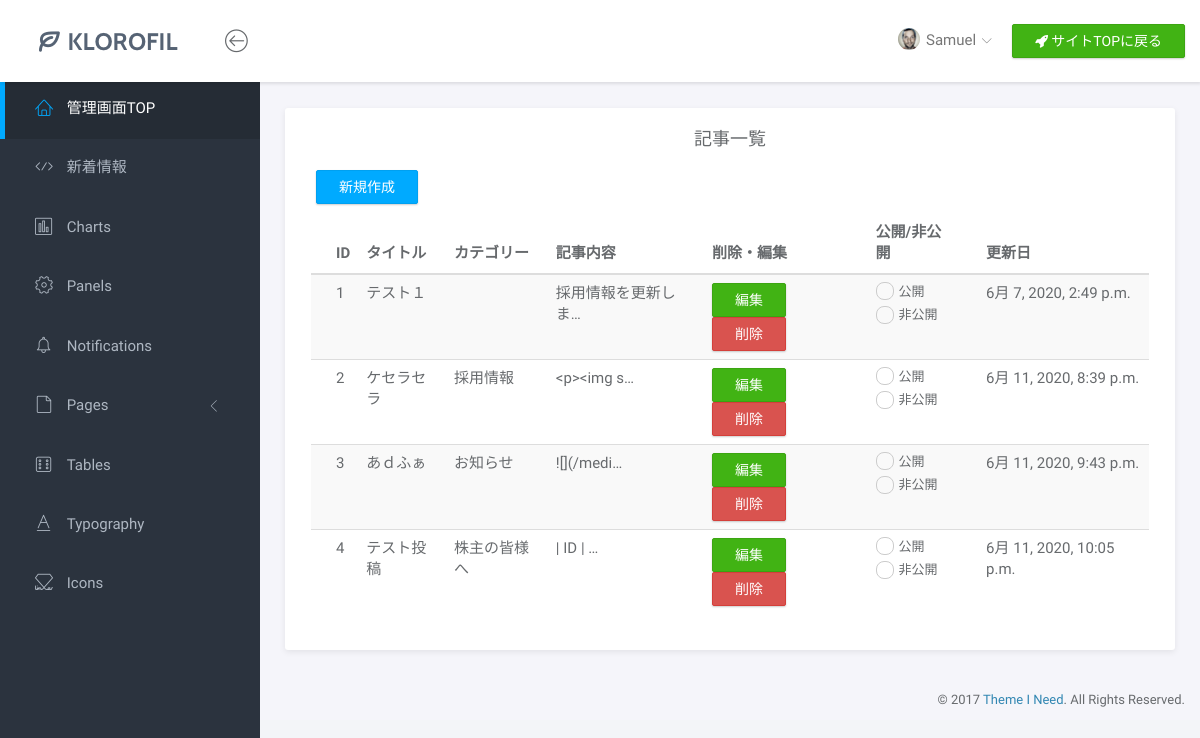
Page /system/news (signed in) on the earlier database version.
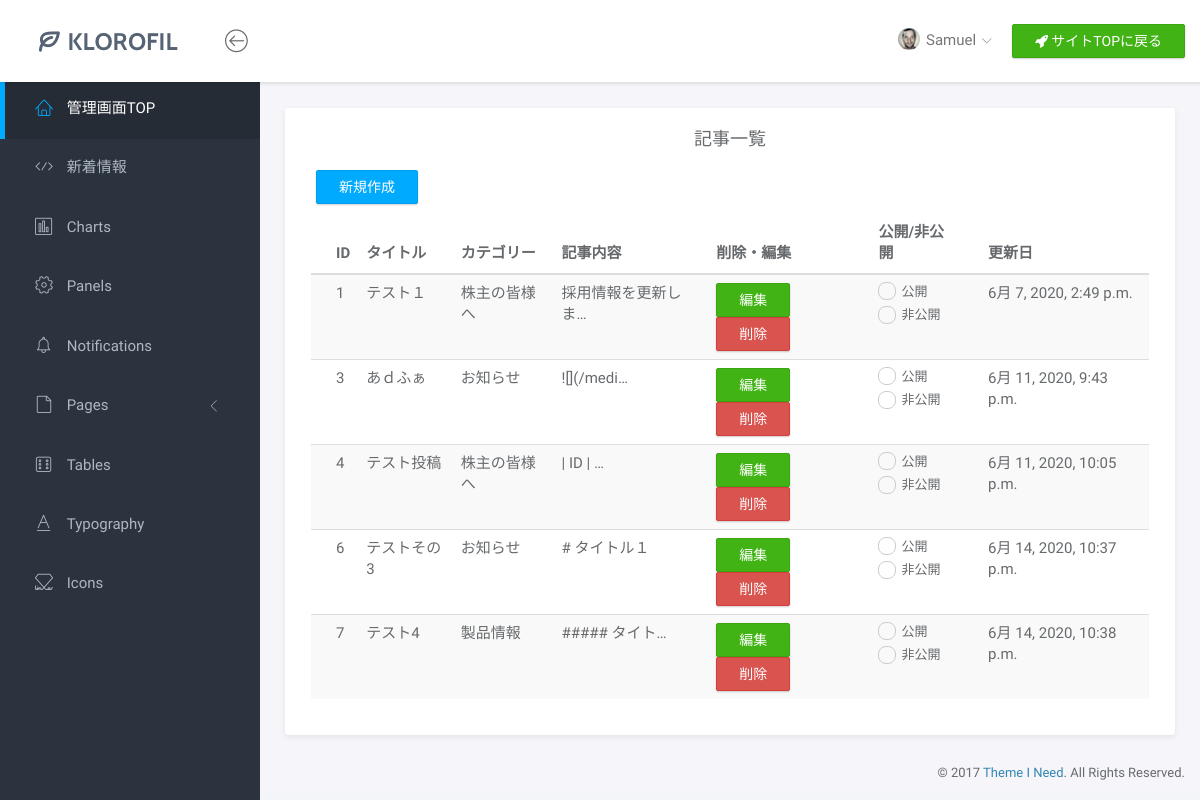
Same page on the later database version.
### site2/models.py (models this page shows, shortened)
class News(models.Model):
    title = models.CharField(max_length=100, verbose_name='タイトル')
    category = models.ManyToManyField(Category, verbose_name='カテゴリー')
    content = MDTextField(max_length=500, verbose_name='記事内容')
    data = models.DateTimeField(auto_now_add=True, verbose_name='投稿日')

class Category(models.Model):
    name = models.CharField(max_length=100,)
    def __str__(self):
        return self.name

### system/views.py (the view)
# urls.py: path('system/news', views.news, name='news'),
@login_required
def news(request):
    news = News.objects.all()
    return render(request, 'system/news.html', {'news': news,})

### system/templates/system/news.html (shortened to what this page needs)
{% extends 'base_system.html' %}
{% load static %}
		{% block body %}
		<div class="main">
			<div class="main-content">
				<div class="container-fluid">
								<div class="panel">
									<div class="panel-heading" align="center">
										<h3 class="panel-title">記事一覧</h3>
									</div>
									<button style="margin-left:30px" type="button" onclick="location.href='{% url 'system:news_add' %}'" class="btn btn-primary">新規作成</button>
									<div class="panel-body">
										<table class="table table-striped">
											<thead>
												<tr>
													<th>ID</th>
													<th>タイトル</th>
													<th>カテゴリー</th>
													<th>記事内容</th>
													<th>削除・編集</th>
													<th>公開/非公開</th>
													<th>更新日</th>
												</tr>
											</thead>
											<tbody>
												{% for news in news %}
												<tr>
													<td>{{ news.id }}</td>
													<td>{{ news.title }}</td>
													<td>{% for ctg in news.category.all %}{{ ctg }}{% endfor %}</td>
													<td>{{ news.content|truncatechars:10 }}</td>
													<td>
														<button type="button" onclick="location.href='{% url 'system:news_edit' news.id %}'" class="btn btn-success">編集</button>
														<button type="button" onclick="location.href='{% url 'system:news_delete' news.id %}'" class="btn btn-danger">削除</button>
													</td>
													<td>
														<label class="fancy-radio">
															<span><i></i>公開</span>
														</label>
														<label class="fancy-radio">
															<span><i></i>非公開</span>
														</label>
													</td>
													<td>{{ news.data }}</td>
												</tr>
												{% endfor %}
											</tbody>
										</table>
									</div>
								</div>
	</div>
{% endblock body %}

Differences in the rows shown:
removed News: id "2", title "ケセラセラ", content "<p><img s…", data "6月 11, 2020, 8:39 p.m."
no longer on this page (row unchanged): Category: name "採用情報", shown under "2"
changed News "テスト１": gains Category (name "株主の皆様へ")
added News: id "6", title "テストその3", content "# タイトル１", data "6月 14, 2020, 10:37 p.m.", Category (name "お知らせ")
added News: id "7", title "テスト4", content "##### タイト…", data "6月 14, 2020, 10:38 p.m."
now on this page (row unchanged): Category: name "製品情報", shown under "7"
